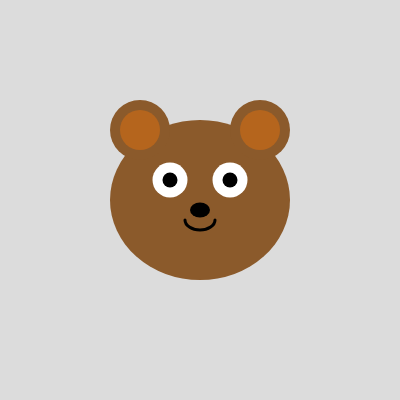
Frame 1 (no input)
Frame 60 (no input): identical to frame 1, image omitted
Frame 120 (the mouse pressed at the canvas centre since frame 60): identical to frame 1, image omitted

The p5.js sketch that drew this single still picture (run headless with seeded random() and noise() and a simulated clock; from frame 60 on, the mouse is pressed at the canvas centre):

// p5.js sketch
// ── sketch.js
let bearColor;
let colors;
let colorIndex = 0;

function setup() {
  createCanvas(400, 400);
  colors = [
    [139, 90, 43],   // default brown
    [255, 255, 255], // white
    [101, 67, 33],   // dark brown
    [169, 169, 169]  // gray
  ];
  bearColor = colors[colorIndex];
  setInterval(changeColor, 5000); // change color every 5 seconds
}

function draw() {
  background(220);
  
  // head
  fill(bearColor);
  noStroke();
  ellipse(200, 200, 180, 160);
  
  // ear
  fill(bearColor);
  ellipse(140, 130, 60, 60);
  ellipse(260, 130, 60, 60);
  
  // inside ear
  fill([bearColor[0] + 42, bearColor[1] + 11, bearColor[2] - 14]);
  ellipse(140, 130, 40, 40);
  ellipse(260, 130, 40, 40);
  
  // eyes
  fill(255);
  ellipse(170, 180, 35, 35);
  ellipse(230, 180, 35, 35);
  
  fill(0);
  ellipse(170, 180, 15, 15);
  ellipse(230, 180, 15, 15);
  
  // nose
  fill(0);
  ellipse(200, 210, 20, 15);
  
  // mouth
  stroke(0);
  strokeWeight(3);
  noFill();
  arc(200, 220, 30, 20, 0, PI);
}

function changeColor() {
  colorIndex = (colorIndex + 1) % colors.length;
  bearColor = colors[colorIndex];
}
